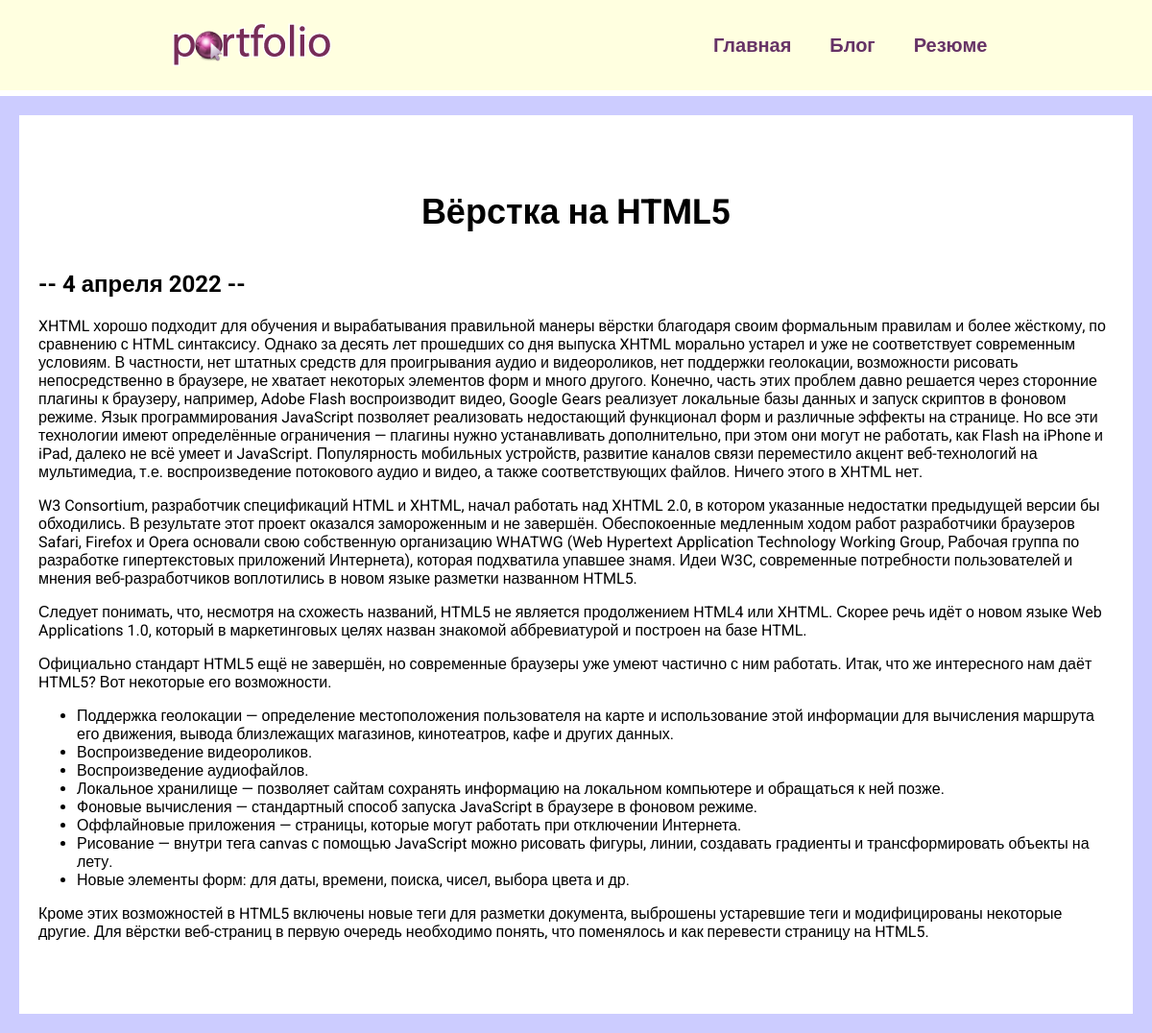
Page /blog/1/ on the committed database.
### blog/models.py (models this page shows, shortened)
class Blog(models.Model):
    title = models.CharField(max_length=200) # Короткое поле, в котором можем указать максимальное кол-во символов 200
    description = models.TextField() # В данном поле будет описание. Для типа TextField не указывается максимальное кол-во символов.
    date = models.DateField() # Поле с датой, можно ни чего не указывать.

### blog/views.py (the view)
# urls.py: path('<int:blog_id>/', views.detail, name='detail'), # как мы его будем называть не принципиально важно, главное что бы такое имя корректно отображалось. Имя обработчика назовем кот-еще нет detail и и
def detail(request, blog_id):
    blog = get_object_or_404(Blog, pk=blog_id) # Если в БД в модуле Blog есть наш id, то он попадет в pk, тогда в blog вернется сам объект, то мы его можем вывести по необходимости. А если не будет такого номера, тогда будет возвращаться ошибка 404, что такой страницы не существует.
    return render(request, 'blog/details.html', {'blog': blog}) # третим параметром передадим то как мы его можем вывести на html страничке.

### blog/templates/blog/details.html
{% extends 'skills/base.html' %}
{% block content %}
<div class="detail">
    <h1>{{ blog.title }}</h1>
    <h2>-- {{ blog.date|date:'j E Y' }} --</h2>
    {{ blog.description|safe }}
</div>
{% endblock %}

### skills/static/css/style.css (style rules this page uses)
body { font-family: 'Roboto', sans-serif; padding: 0; margin: 0; background: #CCCCFF; }
.content h1 { text-align: center; margin: 60px 0 40px; font-size: 36px; }
.detail { background: #FFF; padding: 20px 20px 60px; }

### rows in the picture
Blog: title "Вёрстка на HTML5", date "4 апреля 2022", description "XHTML хорошо подходит для обучения и вырабатывания правильной манеры вёрстки благодаря своим формальным правилам и более жёсткому, по сравнению с HTML синтаксису. Однако за десять лет прошедших со дня выпуска XHTML морально устарел и уже не соответствует современным условиям. В частности, нет штатных средств для проигрывания аудио и видеороликов, нет поддержки геолокации, возможности рисовать непосредственно в браузере, не хватает некоторых элементов форм и много другого. Конечно, часть этих проблем давно решается через сторонние плагины к браузеру, например, Adobe Flash воспроизводит видео, Google Gears реализует локальные базы данных и запуск скриптов в фоновом режиме. Язык…"
